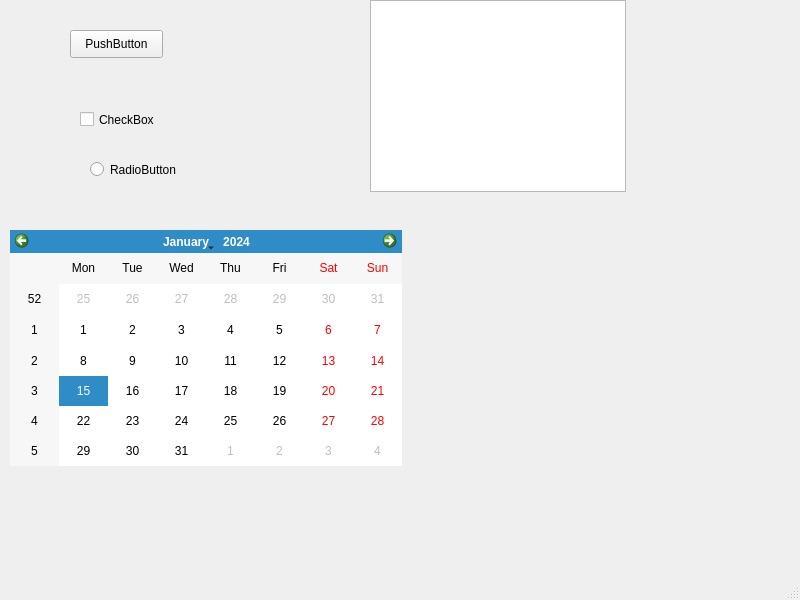
<?xml version="1.0" encoding="UTF-8"?>
<ui version="4.0">
 <class>MainWindow</class>
 <widget class="QMainWindow" name="MainWindow">
  <property name="geometry">
   <rect>
    <x>0</x>
    <y>0</y>
    <width>800</width>
    <height>600</height>
   </rect>
  </property>
  <property name="windowTitle">
   <string>MainWindow</string>
  </property>
  <widget class="QWidget" name="centralwidget">
   <widget class="QPushButton" name="pushButton">
    <property name="geometry">
     <rect>
      <x>70</x>
      <y>30</y>
      <width>93</width>
      <height>28</height>
     </rect>
    </property>
    <property name="text">
     <string>PushButton</string>
    </property>
   </widget>
   <widget class="QRadioButton" name="radioButton">
    <property name="geometry">
     <rect>
      <x>90</x>
      <y>160</y>
      <width>115</width>
      <height>19</height>
     </rect>
    </property>
    <property name="text">
     <string>RadioButton</string>
    </property>
   </widget>
   <widget class="QTreeView" name="treeView">
    <property name="geometry">
     <rect>
      <x>370</x>
      <y>0</y>
      <width>256</width>
      <height>192</height>
     </rect>
    </property>
   </widget>
   <widget class="QCalendarWidget" name="calendarWidget">
    <property name="geometry">
     <rect>
      <x>10</x>
      <y>230</y>
      <width>392</width>
      <height>236</height>
     </rect>
    </property>
   </widget>
   <widget class="QCheckBox" name="checkBox">
    <property name="geometry">
     <rect>
      <x>80</x>
      <y>110</y>
      <width>91</width>
      <height>19</height>
     </rect>
    </property>
    <property name="text">
     <string>CheckBox</string>
    </property>
   </widget>
  </widget>
  <widget class="QMenuBar" name="menubar">
   <property name="geometry">
    <rect>
     <x>0</x>
     <y>0</y>
     <width>800</width>
     <height>26</height>
    </rect>
   </property>
  </widget>
  <widget class="QStatusBar" name="statusbar"/>
 </widget>
 <resources/>
 <connections/>
</ui>
